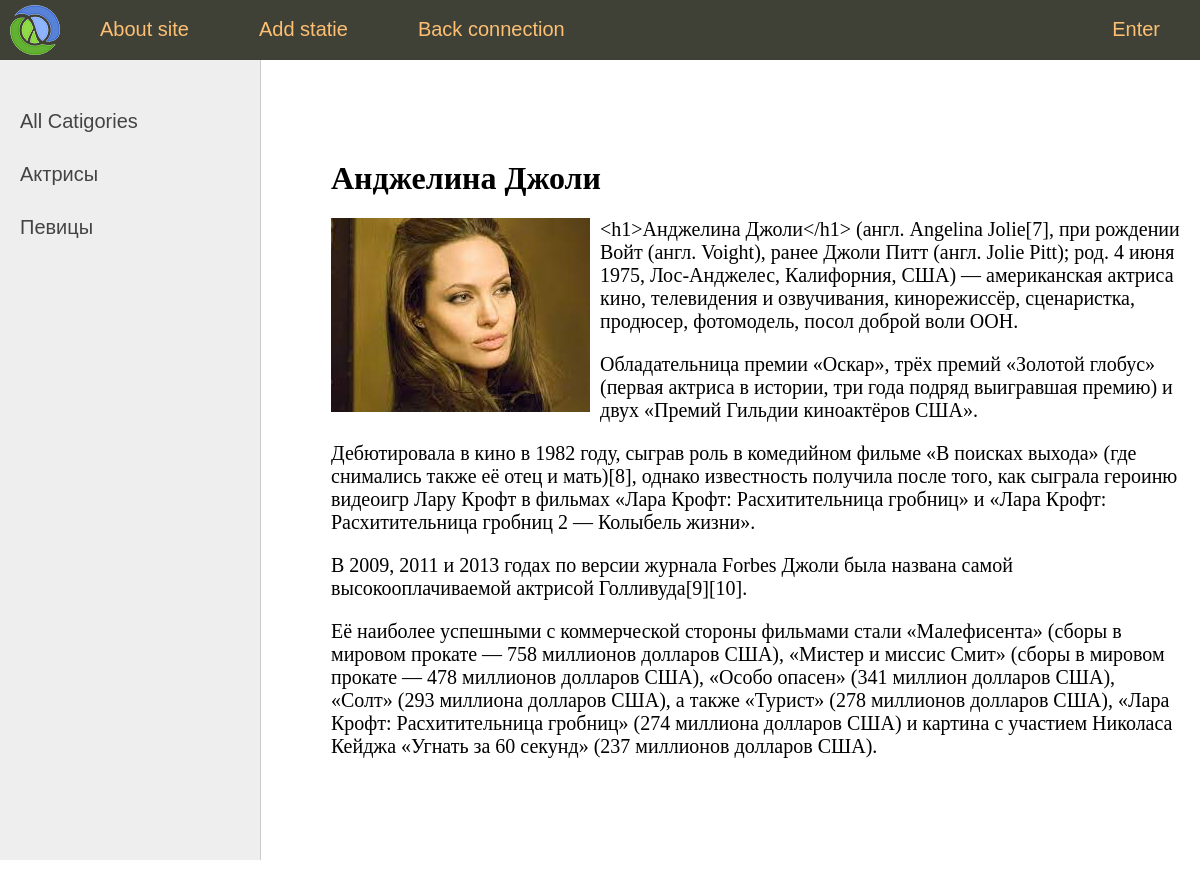
The app's page /post/1/ with its own data.
### women/models.py (models this page shows, shortened)
class Category(models.Model):
    name=models.CharField(max_length=100, db_index=True, verbose_name="Category")
    def get_absolute_url(self):
        return reverse('category', kwargs={'cat_id':self.pk})
    class Meta:
        verbose_name="Category"
        verbose_name_plural="Categories"
        ordering=['id']

class Women(models.Model):
    title=models.CharField(max_length=255, verbose_name="Загаловок")
    content=models.TextField(blank=True, verbose_name=" Текст статьи")
    photo=models.ImageField(upload_to="photos/%Y/%m/d", verbose_name="Фото")
    time_create=models.DateTimeField(auto_now_add=True, verbose_name="Время создания")
    time_update=models.DateTimeField(auto_now=True, verbose_name="Время изменения")
    is_published=models.BooleanField(default=True, verbose_name="Публикация")
    cat=models.ForeignKey(Category, on_delete=models.PROTECT, null=True, verbose_name="Категории")
    class Meta:
        verbose_name='Известные женщины'
        verbose_name_plural='Известные женщины'
        ordering=['time_create','title']

### women/views.py (the view)
# urls.py: path('post/<int:post_id>/',views.read_post, name='post'),
def read_post(request, post_id):
    cats= Category.objects.all()
    post = get_object_or_404(Women, pk=post_id)
    context = {
        'post':post,
        'menu':menu,
        'title':post.title,
        'cats':cats
    }
    return render(request, 'women/read_post.html', context=context)

### women/templates/women/read_post.html
{% extends 'women/base.html' %}
{% block content %}
<h1>{{ post.title }}</h1>
{% if post.photo %}
<p><img class='img-article-left' src='{{  post.photo.url }}'></p>
{% endif %}
{{ post.content|linebreaks}}
{% endblock content %}

### women/templates/women/base.html (shortened to what this page needs)
{% load static %}
<!DOCTYPE html>
<html>
<head>
	<link type="text/css" href="{% static 'women/css/styles.css' %}" rel="stylesheet" />
</head>
<body>
<table class="table-page" border=0 cellpadding="0" cellspacing="0">
<tr><td valign=top>
{% block mainmenu %}
		<div class="header">
			<ul id="mainmenu" class="mainmenu">
			<li class="logo"><a href="{% url 'home' %}"><div class="logo"></div></a></li>
	{% for m in menu %}
		{% if not forloop.last %}
			<li><a href="{% url m.url_name %}">{{m.title}}</a></li>
		{% else %}
			<li class="last"><a href="{% url m.url_name %}">{{m.title}}</a></li>
		{% endif %}
	{% endfor %}
			</ul>
		</div>
{% endblock mainmenu %}
<table class="table-content" border=0 cellpadding="0" cellspacing="0">
<td valign="top" class="left-chapters">
	<ul id="leftchapters">
		<li><a href="{% url 'home' %}">All Catigories</a></li>
		{% for cat in cats %}
			<li><a href="{{ cat.get_absolute_url }}">{{ cat.name }}</a></li>
		{% endfor %}
	</ul>
</td>
<td valign="top" class="content">
	<div class="content-text">
	{% block content %}
	{% endblock %}
	</div>
</td>
</body>
</html>

### women/static/women/css/styles.css (style rules this page uses)
html, body { font-family: 'Arial'; margin: 0; padding: 0; height: 100%; width: 100%; color: #444; }
a { color: #0059b2; text-decoration: none; }
img { max-width: 600px; height: auto; }
img.img-article-left { max-width: 300px; height: auto; float: left; padding: 0 10px 10px 0; }
.table-page { width: 100%; height: 100%; vertical-align: top; }
.table-page tr { height: 100%; }
.header { background: #3F4137; height: 60px; }
.logo { background: url('../images/logo.png') no-repeat 10px 5px; width: 70px; height: 60px; }
ul.mainmenu { list-style: none; margin: 0; padding: 0; height: 60px; color: #fdc073; font-size: 20px; overflow: hidden; }
ul.mainmenu li { float: left; margin: 18px 40px 0 30px; }
ul.mainmenu li.logo { margin: 0; }
ul.mainmenu li.last { float: right; }
ul.mainmenu li a { color: #fdc073; text-decoration: none; }
.table-content { width: 100%; min-height: 100%; height: 100%; }
.left-chapters { margin: 0; background: #eee; border-right: 1px solid #ccc; min-height: 100%; }
.left-chapters ul { width: 230px; min-height: 100%; margin: 0; padding: 20px 10px 10px 20px; list-style: none; font-size: 20px; }
.left-chapters ul li { margin: 30px 0 0 0; color: #999; }
.left-chapters ul li a { color: #444; text-decoration: none; }
.content { padding: 40px 20px 20px 40px; width: 100%; box-sizing: border-box; }
.content-text { margin: 60px 0 0 30px; color: #000; font-size: 20px; font-family: Yandex Sans Display Light; }
.content-text h1 { font-size: 32px; }

### records on screen
Category: name "Актрисы"
Category: name "Певицы"
Women: title "Анджелина Джоли", photo (picture), content "<h1>Анджелина Джоли</h1> (англ. Angelina Jolie[7], при рождении Войт (англ. Voight), ранее Джоли Питт (англ. Jolie Pitt); род. 4 июня 1975, Лос-Анджелес, Калифорния, США) — американская актриса кино, телевидения и озвучивания, кинорежиссёр, сценаристка, продюсер, фотомодель, посол доброй воли ООН. Обладательница премии «Оскар», трёх премий «Золотой глобус» (первая актриса в истории, три года подряд выигравшая премию) и двух «Премий Гильдии киноактёров США». Дебютировала в кино в 1982 году, сыграв роль в комедийном фильме «В поисках выхода» (где снимались также её отец и мать)[8], однако известность получила после того, как сыграла героиню видеоигр Лару Крофт в фильмах «Лара Крофт:…"

### other values on screen
{{ m.title }} "About site" "Add statie" "Back connection"
{{ m.title }} "Enter"
